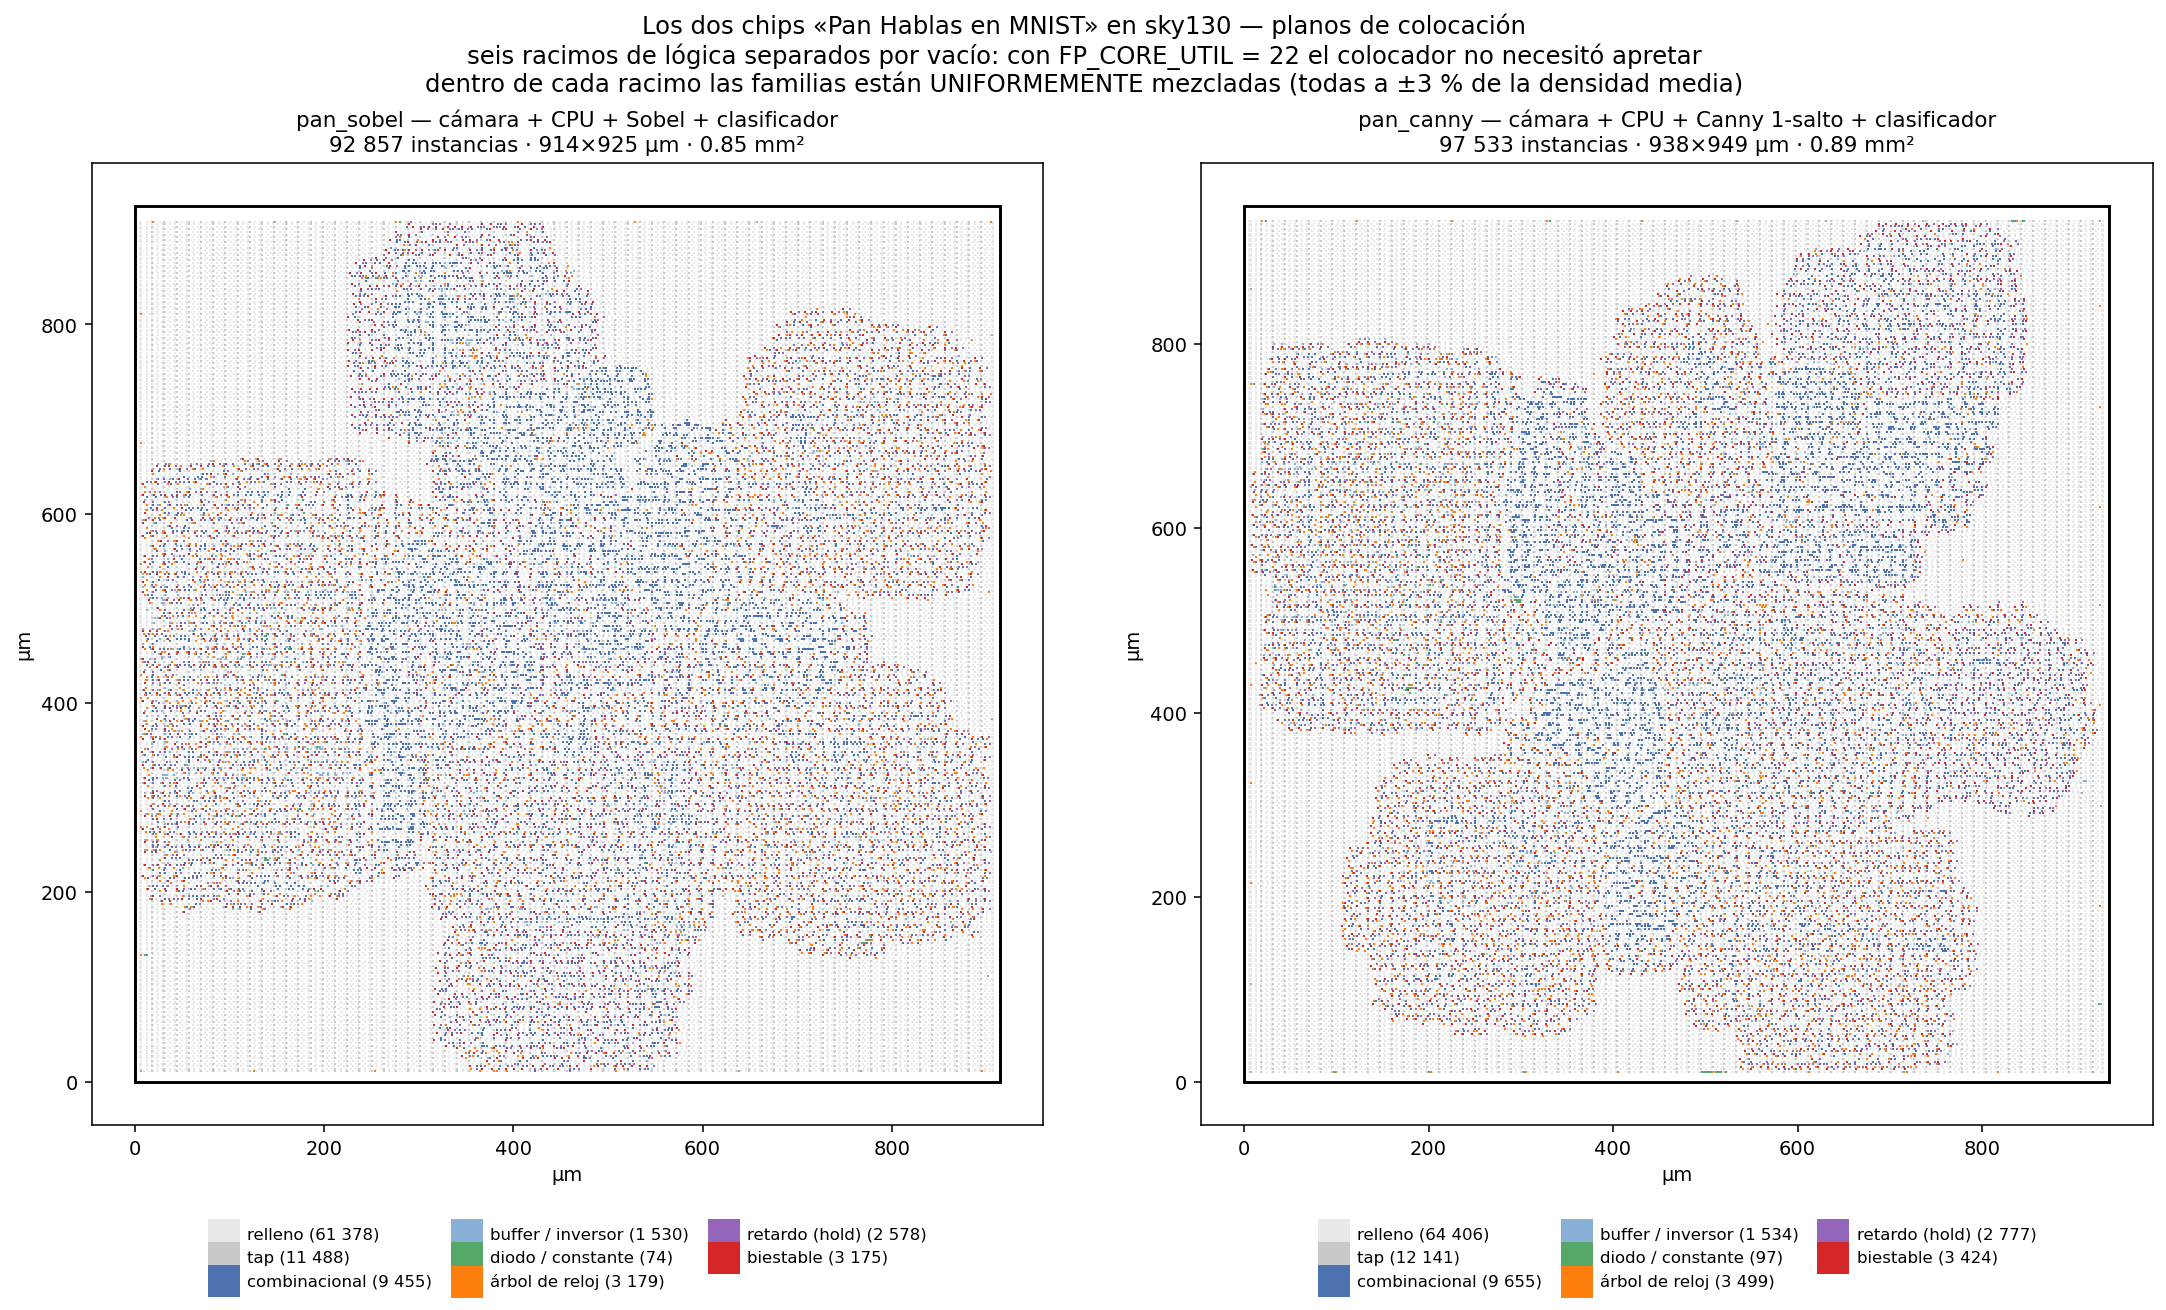

The script that saved this image:
# fig_plano_pan.py — el plano de colocación de pan_sobel y pan_canny, desde el DEF.
#
# No necesita KLayout ni el GDS: el DEF es texto y trae el tipo y la posición de cada
# instancia. Se dibuja un punto por celda, coloreado por FAMILIA, de modo que el plano
# no sea una mancha sino un dato: dónde puso el colocador los registros, dónde la
# lógica, y cuánto silicio se fue en reparar el temporizado.
#
# Entrada: /Users/vic/utm-share/pan_planos/pan_{sobel,canny}.def.gz   (traer_pan.sh)
import gzip, os, re, collections
import matplotlib.pyplot as plt
from matplotlib.patches import Rectangle

# El dpi se fija aqui a proposito: con el dpi por defecto de Jupyter (72) un punto
# de 0.3 pt^2 cae por debajo de un pixel y el plano sale VACIO, aunque los datos
# esten. Fijandolo, la celda y el PNG rinden igual.
plt.rcParams["figure.dpi"] = 120

DIR = "/Users/vic/utm-share/pan_planos"

# --- clasificación de celdas de sky130_fd_sc_hd -----------------------------
# CUIDADO: dlygate4sd3 (retardo) empieza igual que dlxtp/dlrtp (latch). Se separan
# explícitamente; confundirlos infla la cuenta de biestables en más de un 80 %.
def familia(t):
    if re.search(r"__(decap|fill)",            t): return "relleno"
    if re.search(r"__tap",                     t): return "tap"
    if re.search(r"__(dly|dlymetal)",          t): return "retardo (hold)"
    if re.search(r"__(dfxtp|dfrtp|dfstp|dfbbn|dfbbp|dfsbp|dfrbp|sdf|edf|dlxt|dlrt|dlclk)", t):
        return "biestable"
    if re.search(r"__(clkbuf|clkinv|clkdly)",  t): return "árbol de reloj"
    if re.search(r"__(buf|inv)",               t): return "buffer / inversor"
    if re.search(r"__(conb|diode)",            t): return "diodo / constante"
    return "combinacional"

COL = {"relleno":"#e8e8e8", "tap":"#c9c9c9", "combinacional":"#4c72b0",
       "buffer / inversor":"#8bb0d8", "árbol de reloj":"#ff7f0e",
       "retardo (hold)":"#9467bd", "biestable":"#d62728",
       "diodo / constante":"#55a868"}
ORDEN = ["relleno","tap","combinacional","buffer / inversor","diodo / constante",
         "árbol de reloj","retardo (hold)","biestable"]

def leer_def(path):
    ab = gzip.open if path.endswith(".gz") else open
    die, comps, u = None, [], 1000.0
    with ab(path, "rt", errors="ignore") as f:
        en = False
        for ln in f:
            if ln.startswith("UNITS DISTANCE MICRONS"): u = float(ln.split()[-2])
            elif ln.startswith("DIEAREA"):
                n = [int(x) for x in re.findall(r"-?\d+", ln)]; die = n[:4]
            elif ln.startswith("COMPONENTS"): en = True
            elif ln.startswith("END COMPONENTS"): en = False
            elif en and ln.lstrip().startswith("-"):
                m = re.search(r"-\s+(\S+)\s+(\S+)", ln)
                p = re.search(r"\(\s*(-?\d+)\s+(-?\d+)\s*\)", ln)
                if m and p: comps.append((m.group(2), int(p.group(1)), int(p.group(2))))
    return die, comps, u

fig, axes = plt.subplots(1, 2, figsize=(16, 8.6))
resumen = {}
for ax, nom, tit in zip(axes, ["pan_sobel", "pan_canny"],
                        ["pan_sobel — cámara + CPU + Sobel + clasificador",
                         "pan_canny — cámara + CPU + Canny 1-salto + clasificador"]):
    p = os.path.join(DIR, nom + ".def.gz")
    if not os.path.exists(p): p = os.path.join(DIR, nom + ".def")
    if not os.path.exists(p):
        ax.text(.5, .5, "falta %s.def\n\nen la VM:\nbash /mnt/share/utm-share/traer_pan.sh" % nom,
                ha="center", va="center", family="monospace", fontsize=11)
        ax.set_axis_off(); continue

    die, comps, u = leer_def(p)
    x0, y0, x1, y1 = [v / u for v in die]
    ax.add_patch(Rectangle((x0, y0), x1 - x0, y1 - y0, fill=False, ec="k", lw=1.5, zorder=5))

    pts = collections.defaultdict(lambda: ([], []))
    cnt = collections.Counter()
    for t, x, y in comps:
        f = familia(t); cnt[f] += 1
        pts[f][0].append(x / u); pts[f][1].append(y / u)
    for f in ORDEN:
        if f not in pts: continue
        xs, ys = pts[f]
        ax.scatter(xs, ys, s=1.1, c=COL[f], marker="s", lw=0,
                   label="%s (%s)" % (f, format(len(xs), ",").replace(",", " ")))

    ax.set_aspect("equal"); ax.set_xlabel("µm"); ax.set_ylabel("µm")
    util = 100.0 * (len(comps) - cnt["relleno"] - cnt["tap"]) / max(len(comps), 1)
    ax.set_title("%s\n%s instancias · %.0f×%.0f µm · %.2f mm²"
                 % (tit, format(len(comps), ",").replace(",", " "),
                    x1 - x0, y1 - y0, (x1 - x0) * (y1 - y0) / 1e6), fontsize=11)
    ax.legend(loc="upper center", bbox_to_anchor=(.5, -.09), ncol=3,
              fontsize=8.5, frameon=False, markerscale=16, handletextpad=.4,
              columnspacing=1.1)
    resumen[nom] = cnt

fig.suptitle("Los dos chips «Pan Hablas en MNIST» en sky130 — planos de colocación\n"
             "seis racimos de lógica separados por vacío: con FP_CORE_UTIL = 22 el colocador "
             "no necesitó apretar\ndentro de cada racimo las familias están UNIFORMEMENTE "
             "mezcladas (todas a ±3 % de la densidad media)", fontsize=12.5, y=1.02)
plt.tight_layout()
plt.savefig("fig_plano_pan.png", dpi=140, bbox_inches="tight")

if resumen:
    fams = sorted({f for c in resumen.values() for f in c}, key=lambda f: -resumen["pan_sobel"][f])
    print("%-22s %9s %9s %8s" % ("familia", "sobel", "canny", "factor"))
    for f in fams:
        a, b = resumen["pan_sobel"][f], resumen["pan_canny"][f]
        print("%-22s %9s %9s %8s" % (f, format(a, ","), format(b, ","),
                                     ("%.2fx" % (b / a)) if a else "-"))
    for n, c in resumen.items():
        logi = sum(v for f, v in c.items() if f not in ("relleno", "tap"))
        print("  %s: lógica %s · taps %s · relleno %s"
              % (n, format(logi, ","), format(c["tap"], ","), format(c["relleno"], ",")))
plt.show()
print("ok")
